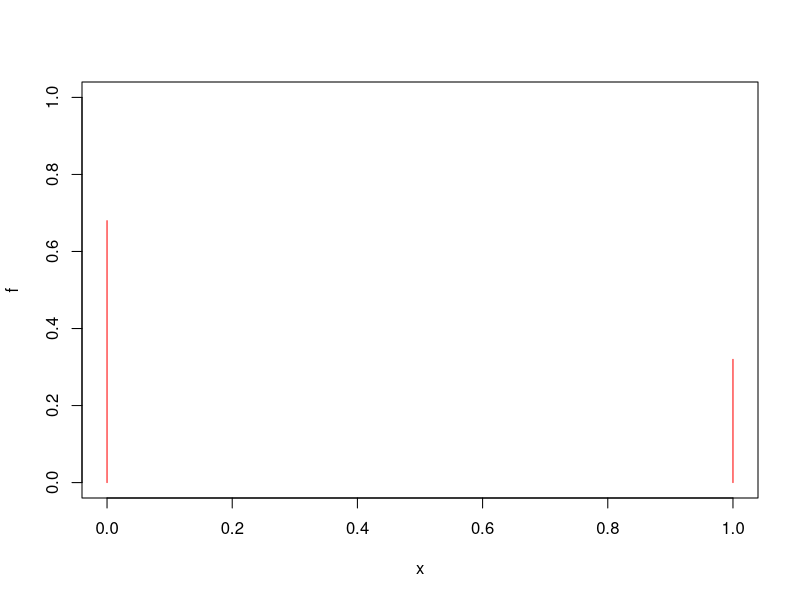
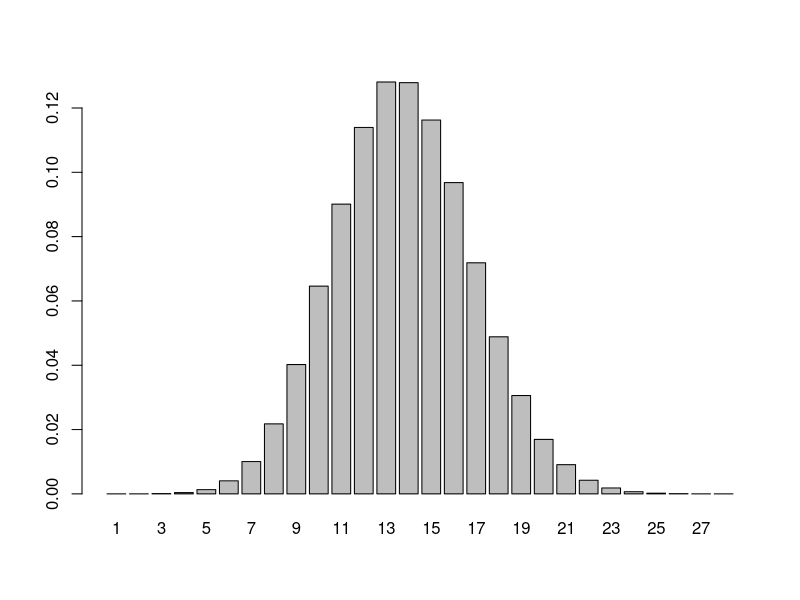
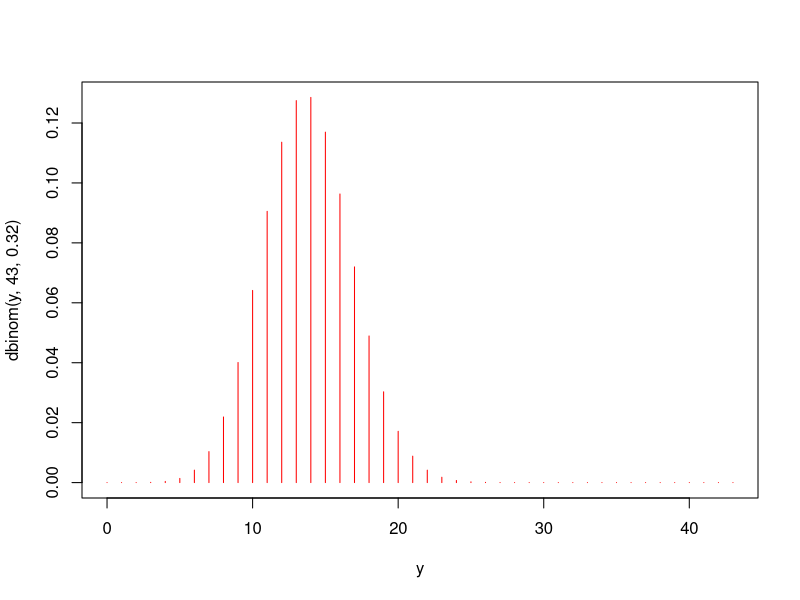
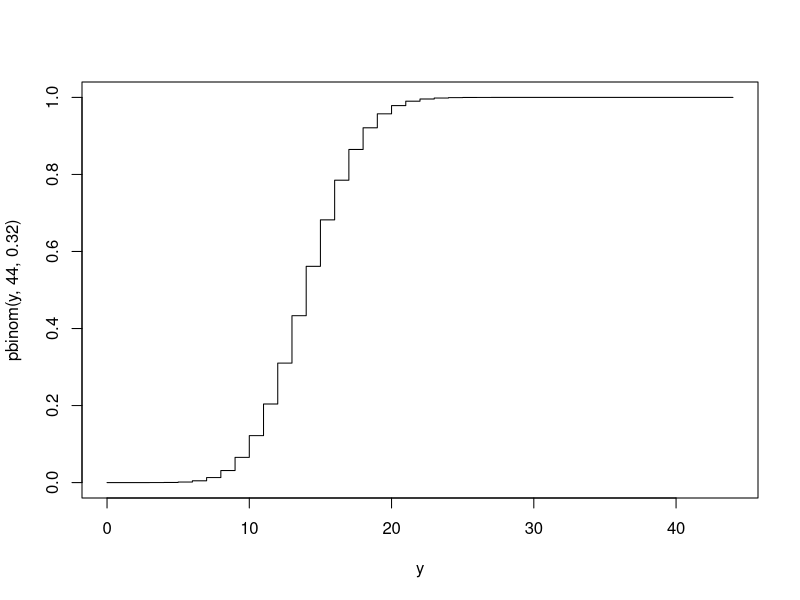

Generate these figures, in order, with R:
x <- c(0, 1)
f <- c(0.68, 0.32)
plot(x, f, type="h", ylim=c(0,1), col="red")

n <- 43
Y <- function(i){sum(sample(x,n,f, replace=TRUE))}
encustas <- sapply(1:400000, Y)
fr <- table(encustas)/400000
barplot(fr)

dbinom(13, 43, 0.32)
y <- 0:43
y
plot(y, dbinom(y, 43, 0.32), type="h", col="red")

y <- 0:44
plot(y, pbinom(y, 44, 0.32), type="s")
qbinom(0.5, 44, 0.32)

#media
24*0.68
#varianza
24*0.68*0.32
#1er quartil
qbinom(0.25, 23, 0.68)

#
46*0.32


